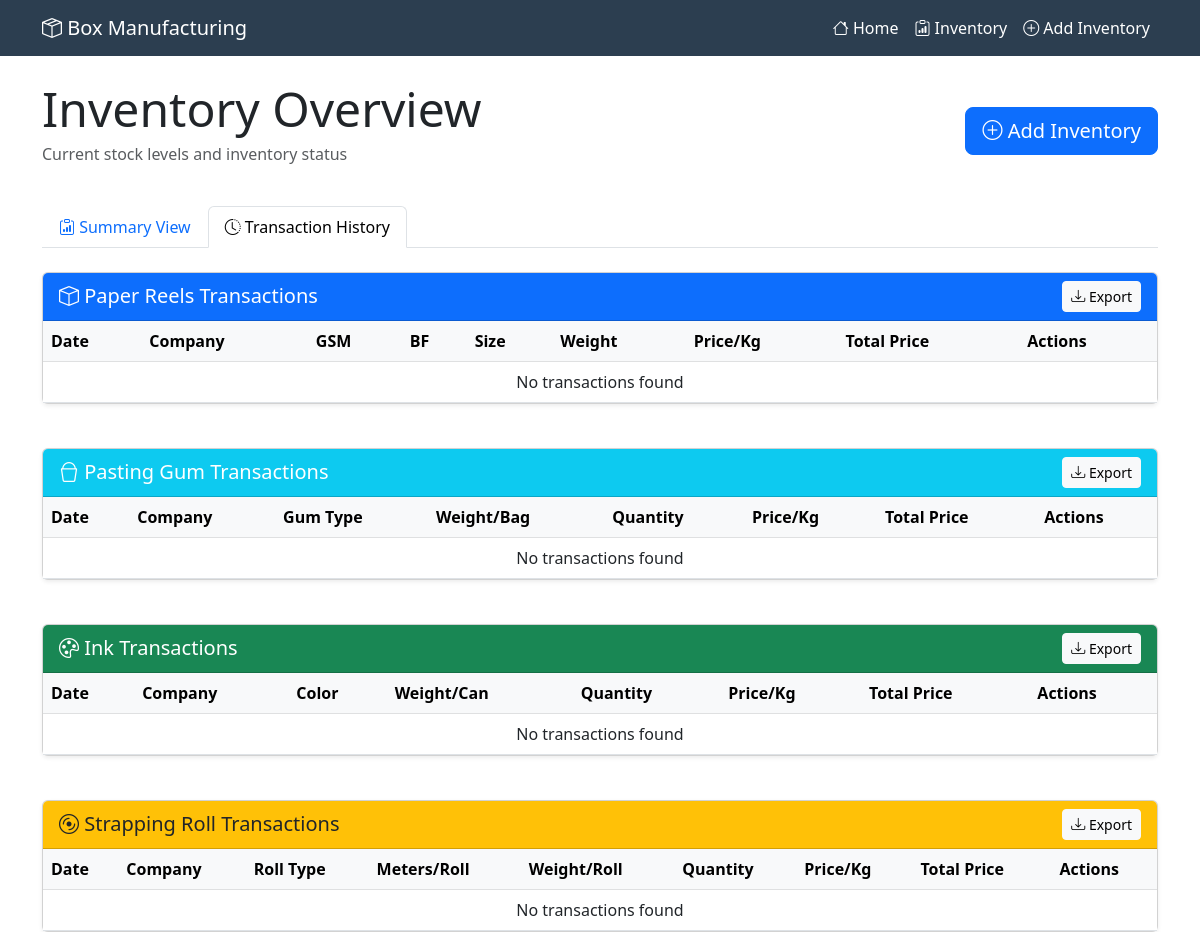
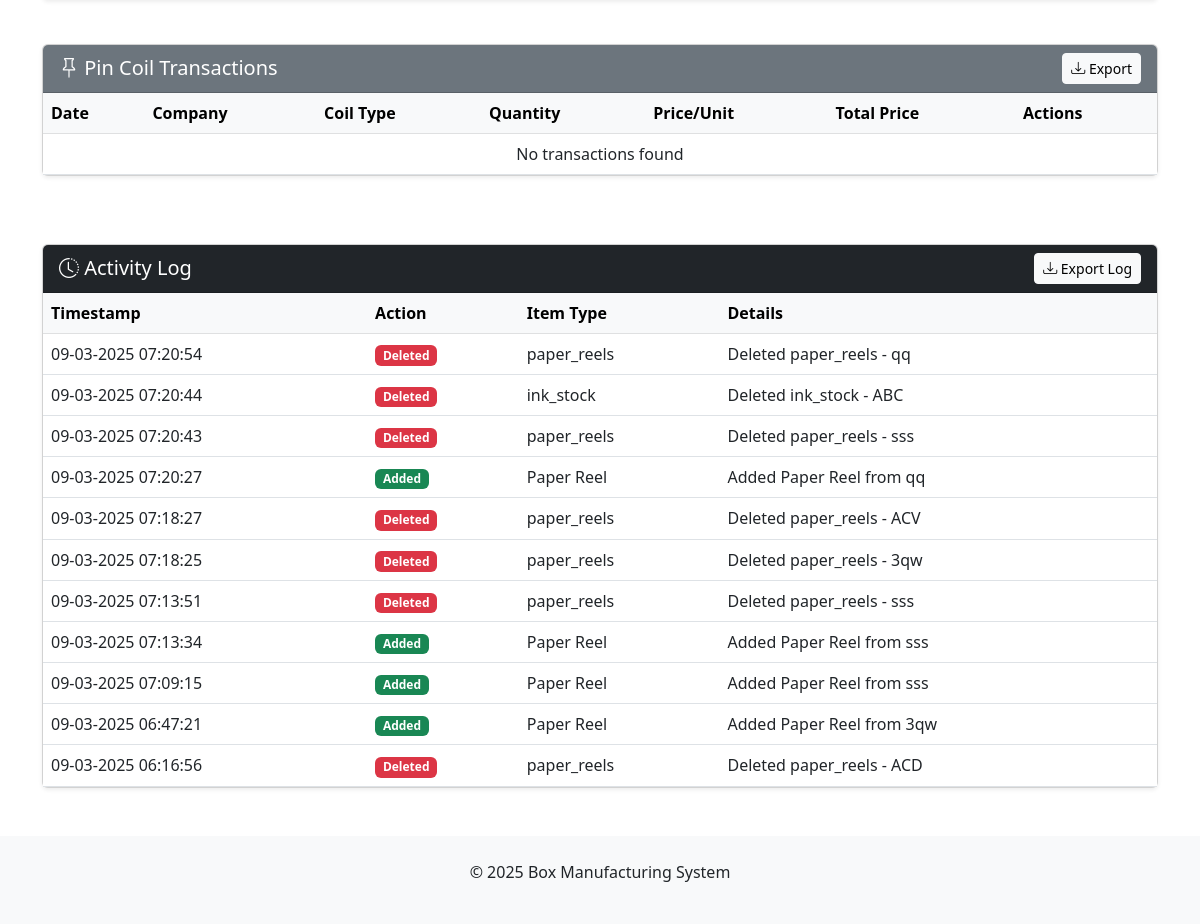
Screenshot of /inventory/overview/?view=transaction with the database file from the repository (2 pictures, top to bottom).
### inventory/models/transaction_models.py (models this page shows)
class InventoryLog(models.Model):
    ACTION_CHOICES = [
        ('ADD', 'Added'),
        ('EDIT', 'Modified'),
        ('DELETE', 'Deleted')
    ]
    item_type = models.CharField(max_length=50)
    item_id = models.IntegerField()
    action = models.CharField(max_length=10, choices=ACTION_CHOICES)
    details = models.TextField()
    timestamp = models.DateTimeField(auto_now_add=True)
    user = models.CharField(max_length=100, default='System')  # Can be linked to Django User model later
    class Meta:
        ordering = ['-timestamp']

### inventory/views.py (the view)
# urls.py: path("overview/", inventory_overview, name="inventory_overview"),
def inventory_overview(request):
    view_type = request.GET.get('view', 'summary')
    context = {
        'view_type': view_type,
        'paper_reels': PaperReelSummary.objects.all() if view_type == 'summary' else PaperReel.objects.all().order_by('-timestamp'),
        'pasting_gum': PastingGumSummary.objects.all() if view_type == 'summary' else PastingGum.objects.all().order_by('-timestamp'),
        'ink_stock': InkSummary.objects.all() if view_type == 'summary' else Ink.objects.all().order_by('-timestamp'),
        'strapping_rolls': StrappingRollSummary.objects.all() if view_type == 'summary' else StrappingRoll.objects.all().order_by('-timestamp'),
        'pin_coils': PinCoilSummary.objects.all() if view_type == 'summary' else PinCoil.objects.all().order_by('-timestamp'),
        'activity_logs': InventoryLog.objects.all()[:50]
    }
    return render(request, 'inventory/inventory_overview.html', context)

### inventory/templates/inventory/inventory_overview.html (shortened to what this page needs)
{% extends 'base.html' %}
{% block content %}
<div class="mb-4 d-flex justify-content-between align-items-center">
    <div>
        <h1 class="display-5 mb-1">Inventory Overview</h1>
        <p class="text-muted">Current stock levels and inventory status</p>
    </div>
    <a href="{% url 'add_inventory' %}" class="btn btn-primary btn-lg">
        <i class="bi bi-plus-circle"></i> Add Inventory
    </a>
</div>
<ul class="nav nav-tabs mb-4">
    <li class="nav-item">
        <a class="nav-link {% if view_type == 'summary' %}active{% endif %}" href="?view=summary">
            <i class="bi bi-clipboard-data"></i> Summary View
        </a>
    </li>
    <li class="nav-item">
        <a class="nav-link {% if view_type == 'transaction' %}active{% endif %}" href="?view=transaction">
            <i class="bi bi-clock-history"></i> Transaction History
        </a>
    </li>
</ul>
<div class="tab-content">
    <div class="tab-pane fade {% if view_type == 'transaction' %}show active{% endif %}">
        {% include "inventory/includes/transaction_tables.html" %}
    </div>
</div>
<div class="col-12 mt-5">
    <div class="card shadow-sm">
        <div class="card-header bg-dark text-white d-flex justify-content-between align-items-center">
            <h3 class="h5 mb-0">
                <i class="bi bi-clock-history"></i> Activity Log
            </h3>
            <button class="btn btn-sm btn-light" onclick="exportTable('activity-log-table')">
                <i class="bi bi-download"></i> Export Log
            </button>
        </div>
        <div class="card-body p-0">
            <div class="table-responsive">
                <table class="table table-hover mb-0" id="activity-log-table">
                    <thead class="table-light">
                        <tr>
                            <th>Timestamp</th>
                            <th>Action</th>
                            <th>Item Type</th>
                            <th>Details</th>
                        </tr>
                    </thead>
                    <tbody>
                        {% for log in activity_logs %}
                        <tr>
                            <td>{{ log.timestamp|date:"d-m-Y H:i:s" }}</td>
                            <td>
                                {% if log.action == 'ADD' %}
                                    <span class="badge bg-success">Added</span>
                                {% elif log.action == 'EDIT' %}
                                    <span class="badge bg-primary">Modified</span>
                                {% else %}
                                    <span class="badge bg-danger">Deleted</span>
                                {% endif %}
                            </td>
                            <td>{{ log.item_type }}</td>
                            <td>{{ log.details }}</td>
                        </tr>
                        {% endfor %}
                    </tbody>
                </table>
            </div>
        </div>
    </div>
</div>
{% endblock %}

### inventory/templates/base.html (style rules this page uses)
.card { transition: transform 0.2s; margin-bottom: 20px; }

### rows the page displays
InventoryLog: timestamp "09-03-2025 07:20:54", action "Deleted", item_type "paper_reels", details "Deleted paper_reels - qq"
InventoryLog: timestamp "09-03-2025 07:20:44", action "Deleted", item_type "ink_stock", details "Deleted ink_stock - ABC"
InventoryLog: timestamp "09-03-2025 07:20:43", action "Deleted", item_type "paper_reels", details "Deleted paper_reels - sss"
InventoryLog: timestamp "09-03-2025 07:20:27", action "Added", item_type "Paper Reel", details "Added Paper Reel from qq"
InventoryLog: timestamp "09-03-2025 07:18:27", action "Deleted", item_type "paper_reels", details "Deleted paper_reels - ACV"
InventoryLog: timestamp "09-03-2025 07:18:25", action "Deleted", item_type "paper_reels", details "Deleted paper_reels - 3qw"
InventoryLog: timestamp "09-03-2025 07:13:51", action "Deleted", item_type "paper_reels", details "Deleted paper_reels - sss"
InventoryLog: timestamp "09-03-2025 07:13:34", action "Added", item_type "Paper Reel", details "Added Paper Reel from sss"
InventoryLog: timestamp "09-03-2025 07:09:15", action "Added", item_type "Paper Reel", details "Added Paper Reel from sss"
InventoryLog: timestamp "09-03-2025 06:47:21", action "Added", item_type "Paper Reel", details "Added Paper Reel from 3qw"
InventoryLog: timestamp "09-03-2025 06:16:56", action "Deleted", item_type "paper_reels", details "Deleted paper_reels - ACD"
